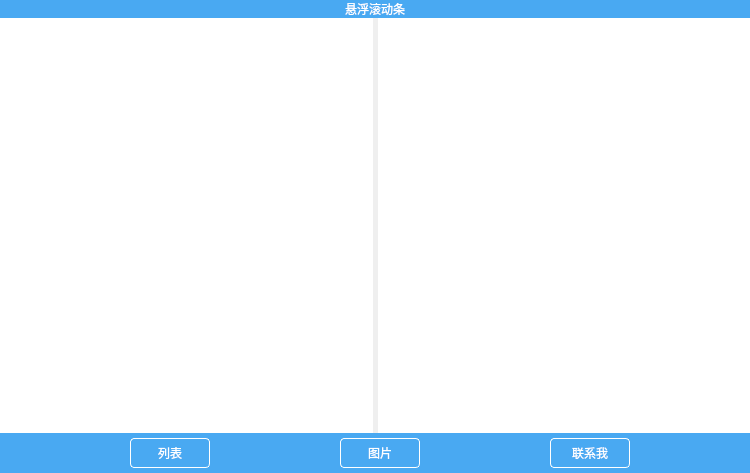
<?xml version="1.0" encoding="UTF-8"?>
<ui version="4.0">
 <class>Widget</class>
 <widget class="QWidget" name="Widget">
  <property name="geometry">
   <rect>
    <x>0</x>
    <y>0</y>
    <width>750</width>
    <height>473</height>
   </rect>
  </property>
  <property name="windowTitle">
   <string>Widget</string>
  </property>
  <layout class="QVBoxLayout" name="verticalLayout">
   <property name="spacing">
    <number>0</number>
   </property>
   <property name="leftMargin">
    <number>0</number>
   </property>
   <property name="topMargin">
    <number>0</number>
   </property>
   <property name="rightMargin">
    <number>0</number>
   </property>
   <property name="bottomMargin">
    <number>0</number>
   </property>
   <item>
    <widget class="QLabel" name="labelTile">
     <property name="styleSheet">
      <string notr="true">font: 75 26pt &quot;微软雅黑&quot;;
background-color: rgb(73, 169, 242);
color: rgb(255, 255, 255);</string>
     </property>
     <property name="text">
      <string>悬浮滚动条</string>
     </property>
     <property name="alignment">
      <set>Qt::AlignCenter</set>
     </property>
    </widget>
   </item>
   <item>
    <widget class="QStackedWidget" name="stackedWidget">
     <property name="currentIndex">
      <number>0</number>
     </property>
     <widget class="QWidget" name="page">
      <layout class="QHBoxLayout" name="horizontalLayout_2">
       <property name="spacing">
        <number>5</number>
       </property>
       <property name="leftMargin">
        <number>0</number>
       </property>
       <property name="topMargin">
        <number>0</number>
       </property>
       <property name="rightMargin">
        <number>0</number>
       </property>
       <property name="bottomMargin">
        <number>0</number>
       </property>
       <item>
        <widget class="W_CustomListWidget" name="listWidget">
         <property name="frameShape">
          <enum>QFrame::NoFrame</enum>
         </property>
        </widget>
       </item>
       <item>
        <widget class="W_ListWidget" name="listWidget_2">
         <property name="frameShape">
          <enum>QFrame::NoFrame</enum>
         </property>
        </widget>
       </item>
      </layout>
     </widget>
     <widget class="QWidget" name="page_2">
      <layout class="QVBoxLayout" name="verticalLayout_3">
       <property name="spacing">
        <number>0</number>
       </property>
       <property name="leftMargin">
        <number>0</number>
       </property>
       <property name="topMargin">
        <number>0</number>
       </property>
       <property name="rightMargin">
        <number>0</number>
       </property>
       <property name="bottomMargin">
        <number>0</number>
       </property>
       <item>
        <widget class="SuspendedScrollBar_Area" name="scrollArea">
         <property name="frameShape">
          <enum>QFrame::NoFrame</enum>
         </property>
         <property name="widgetResizable">
          <bool>true</bool>
         </property>
         <widget class="QWidget" name="scrollAreaWidgetContents">
          <property name="geometry">
           <rect>
            <x>0</x>
            <y>0</y>
            <width>750</width>
            <height>414</height>
           </rect>
          </property>
         </widget>
        </widget>
       </item>
      </layout>
     </widget>
     <widget class="QWidget" name="page_3">
      <layout class="QHBoxLayout" name="horizontalLayout_3">
       <property name="spacing">
        <number>0</number>
       </property>
       <property name="leftMargin">
        <number>0</number>
       </property>
       <property name="topMargin">
        <number>0</number>
       </property>
       <property name="rightMargin">
        <number>0</number>
       </property>
       <property name="bottomMargin">
        <number>0</number>
       </property>
       <item>
        <widget class="QLabel" name="label">
         <property name="minimumSize">
          <size>
           <width>541</width>
           <height>384</height>
          </size>
         </property>
         <property name="maximumSize">
          <size>
           <width>541</width>
           <height>384</height>
          </size>
         </property>
         <property name="styleSheet">
          <string notr="true">border-image:url(:/zf.png);</string>
         </property>
         <property name="text">
          <string/>
         </property>
        </widget>
       </item>
       <item>
        <widget class="QLabel" name="label_2">
         <property name="styleSheet">
          <string notr="true">QLabel{
	font:14px &quot;微软雅黑&quot;;
	color:#49a9f2;
}
</string>
         </property>
         <property name="text">
          <string>如果有问题或者建议
欢迎跟我联系
QQ：392139105


如果对你有帮助
可以通过左边二维码打赏我</string>
         </property>
         <property name="alignment">
          <set>Qt::AlignCenter</set>
         </property>
        </widget>
       </item>
      </layout>
     </widget>
    </widget>
   </item>
   <item>
    <widget class="QWidget" name="widget" native="true">
     <property name="minimumSize">
      <size>
       <width>0</width>
       <height>40</height>
      </size>
     </property>
     <property name="maximumSize">
      <size>
       <width>16777215</width>
       <height>40</height>
      </size>
     </property>
     <property name="styleSheet">
      <string notr="true">background-color: rgb(73, 169, 242);</string>
     </property>
     <layout class="QHBoxLayout" name="horizontalLayout">
      <property name="spacing">
       <number>10</number>
      </property>
      <property name="leftMargin">
       <number>10</number>
      </property>
      <property name="topMargin">
       <number>0</number>
      </property>
      <property name="rightMargin">
       <number>0</number>
      </property>
      <property name="bottomMargin">
       <number>0</number>
      </property>
      <item>
       <widget class="QPushButton" name="btnList">
        <property name="minimumSize">
         <size>
          <width>80</width>
          <height>30</height>
         </size>
        </property>
        <property name="maximumSize">
         <size>
          <width>80</width>
          <height>30</height>
         </size>
        </property>
        <property name="styleSheet">
         <string notr="true">QPushButton{
	font:14px &quot;微软雅黑&quot;;
	color:#feffff;
	background:transparent;
	border-radius:4px;
	border:1px solid #ffffff;
}
QPushButton:hover{
	font:14px &quot;微软雅黑&quot;;
	color:#49a9f2;
	background:#ffffff;
	border-radius:4px;
}</string>
        </property>
        <property name="text">
         <string>列表</string>
        </property>
       </widget>
      </item>
      <item>
       <widget class="QPushButton" name="btnImage">
        <property name="minimumSize">
         <size>
          <width>80</width>
          <height>30</height>
         </size>
        </property>
        <property name="maximumSize">
         <size>
          <width>80</width>
          <height>30</height>
         </size>
        </property>
        <property name="styleSheet">
         <string notr="true">QPushButton{
	font:14px &quot;微软雅黑&quot;;
	color:#feffff;
	background:transparent;
	border-radius:4px;
	border:1px solid #ffffff;
}
QPushButton:hover{
	font:14px &quot;微软雅黑&quot;;
	color:#49a9f2;
	background:#ffffff;
	border-radius:4px;
}</string>
        </property>
        <property name="text">
         <string>图片</string>
        </property>
       </widget>
      </item>
      <item>
       <widget class="QPushButton" name="pushButton">
        <property name="minimumSize">
         <size>
          <width>80</width>
          <height>30</height>
         </size>
        </property>
        <property name="maximumSize">
         <size>
          <width>80</width>
          <height>30</height>
         </size>
        </property>
        <property name="styleSheet">
         <string notr="true">QPushButton{
	font:14px &quot;微软雅黑&quot;;
	color:#feffff;
	background:transparent;
	border-radius:4px;
	border:1px solid #ffffff;
}
QPushButton:hover{
	font:14px &quot;微软雅黑&quot;;
	color:#49a9f2;
	background:#ffffff;
	border-radius:4px;
}</string>
        </property>
        <property name="text">
         <string>联系我</string>
        </property>
       </widget>
      </item>
     </layout>
    </widget>
   </item>
  </layout>
 </widget>
 <layoutdefault spacing="6" margin="11"/>
 <customwidgets>
  <customwidget>
   <class>W_CustomListWidget</class>
   <extends>QListWidget</extends>
   <header>w_customlistwidget.h</header>
  </customwidget>
  <customwidget>
   <class>SuspendedScrollBar_Area</class>
   <extends>QScrollArea</extends>
   <header>suspendedscrollbar.h</header>
   <container>1</container>
  </customwidget>
  <customwidget>
   <class>W_ListWidget</class>
   <extends>QListWidget</extends>
   <header>w_customlistwidget.h</header>
  </customwidget>
 </customwidgets>
 <resources/>
 <connections/>
</ui>
